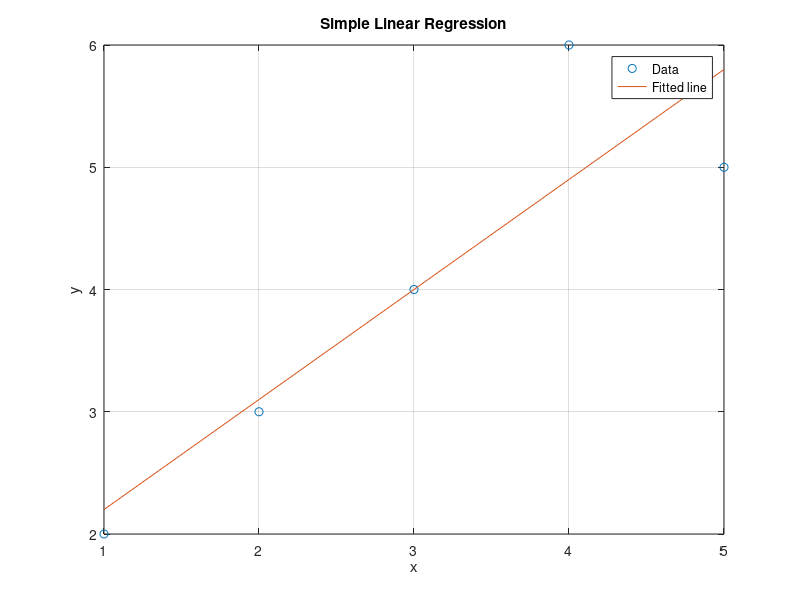

Reproduce this figure in MATLAB.
x = [1,2,3,4,5];
y = [2,3,4,6,5];

%perform linear regression
p = polyfit(x,y,1); %p(1) is slope and p(2) is intercept

y_fit = polyval(p,x);

%plot
figure;
plot(x,y,'o'); %original data
hold on;
plot(x,y_fit,'-'); %fitted line
title('Simple Linear Regression');
xlabel('x');
ylabel('y');
legend('Data','Fitted line');
grid on ;